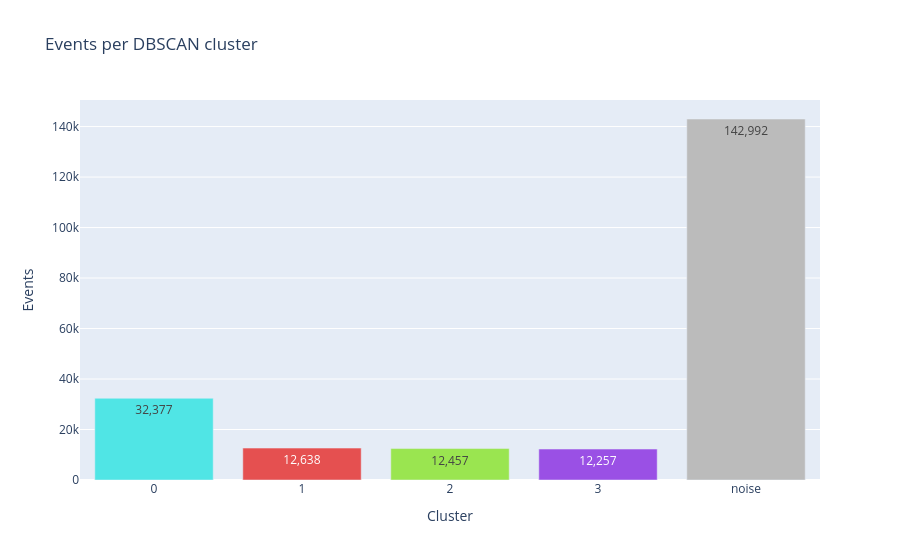

The notebook cell saved with this chart:
### Code cell
freqs_plot = kairo.plot_dbscan_frequencies(state_freqs, color_mapping)
freqs_plot.show()

### Figure 1 — Plotly figure (JSON) as saved in the notebook; plotly's stock layout.template omitted (floating-point values rounded to 4 significant figures)
{"data": [{"hovertemplate": "color=0<br>Cluster=%{x}<br>Events=%{y}<extra></extra>", "legendgroup": "0", "marker": {"color": "#50e5e5", "pattern": {"shape": ""}}, "name": "0", "orientation": "v", "showlegend": true, "textposition": "auto", "texttemplate": "%{y:,d}", "type": "bar", "x": ["0"], "xaxis": "x", "y": [32377], "yaxis": "y"}, {"hovertemplate": "color=1<br>Cluster=%{x}<br>Events=%{y}<extra></extra>", "legendgroup": "1", "marker": {"color": "#e55050", "pattern": {"shape": ""}}, "name": "1", "orientation": "v", "showlegend": true, "textposition": "auto", "texttemplate": "%{y:,d}", "type": "bar", "x": ["1"], "xaxis": "x", "y": [12638], "yaxis": "y"}, {"hovertemplate": "color=2<br>Cluster=%{x}<br>Events=%{y}<extra></extra>", "legendgroup": "2", "marker": {"color": "#9ae550", "pattern": {"shape": ""}}, "name": "2", "orientation": "v", "showlegend": true, "textposition": "auto", "texttemplate": "%{y:,d}", "type": "bar", "x": ["2"], "xaxis": "x", "y": [12457], "yaxis": "y"}, {"hovertemplate": "color=3<br>Cluster=%{x}<br>Events=%{y}<extra></extra>", "legendgroup": "3", "marker": {"color": "#9a50e5", "pattern": {"shape": ""}}, "name": "3", "orientation": "v", "showlegend": true, "textposition": "auto", "texttemplate": "%{y:,d}", "type": "bar", "x": ["3"], "xaxis": "x", "y": [12257], "yaxis": "y"}, {"hovertemplate": "color=noise<br>Cluster=%{x}<br>Events=%{y}<extra></extra>", "legendgroup": "noise", "marker": {"color": "#bbbbbb", "pattern": {"shape": ""}}, "name": "noise", "orientation": "v", "showlegend": true, "textposition": "auto", "texttemplate": "%{y:,d}", "type": "bar", "x": ["noise"], "xaxis": "x", "y": [142992], "yaxis": "y"}], "layout": {"barmode": "relative", "legend": {"title": {"text": "color"}, "tracegroupgap": 0}, "showlegend": false, "title": {"text": "Events per DBSCAN cluster"}, "xaxis": {"anchor": "y", "domain": [0, 1], "title": {"text": "Cluster"}}, "yaxis": {"anchor": "x", "domain": [0, 1], "title": {"text": "Events"}}}}
